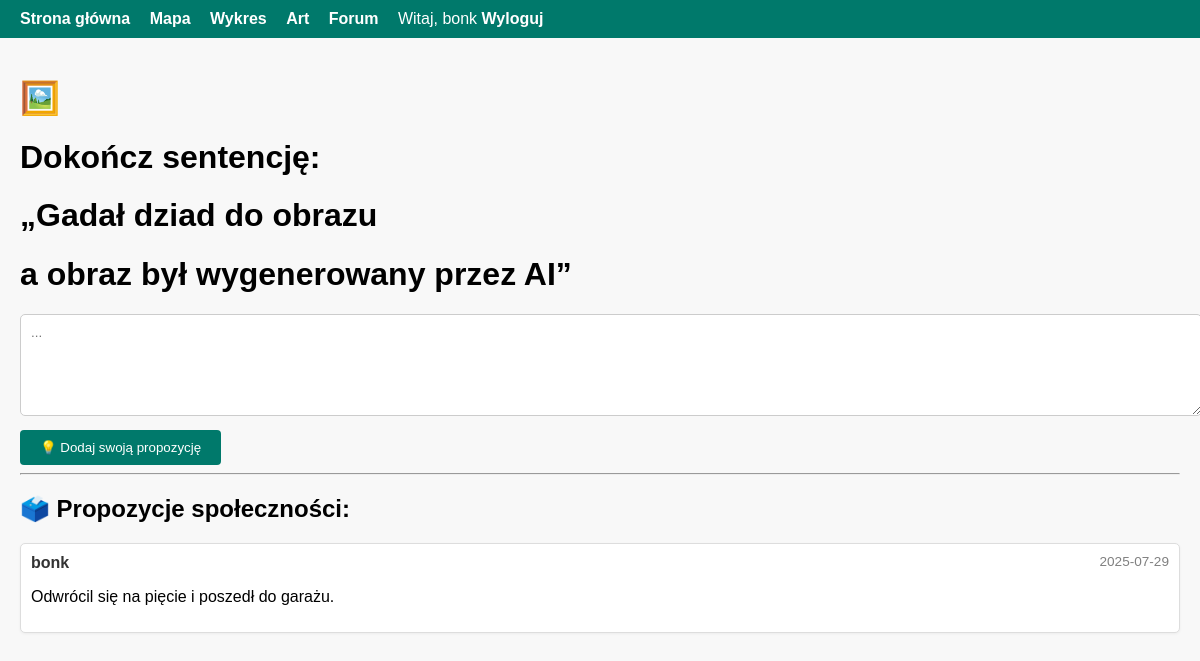
The page /art (signed in) on the database its author committed.
### tables this page shows
CREATE TABLE art_proposals (
            id INTEGER PRIMARY KEY AUTOINCREMENT,
            user TEXT NOT NULL,
            text TEXT NOT NULL,
            created TEXT NOT NULL
        );

### app.py (the view, shortened to what this page needs)
@app.route('/art', methods=['GET', 'POST'])
def art():
    proposals = db.get_all_proposals()
    return render_template('art.html', proposals=proposals)

### utils/db.py (called while the page is built)
def get_all_proposals():
    conn = sqlite3.connect(DB_PATH)
    c = conn.cursor()
    c.execute("SELECT user, text, created FROM art_proposals ORDER BY created DESC")
    results = c.fetchall()
    conn.close()
    return results

### templates/art.html (shortened to what this page needs)
{% extends 'base.html' %}
{% block content %}
<h1>🖼️</h1>
<h1>Dokończ sentencję:</h1>
<h1>„Gadał dziad do obrazu</h1>
<h1>a obraz był wygenerowany przez AI”</h1>
{% if 'user' in session %}
    <form method="POST" style="margin-top: 20px;">
        <textarea name="fragment"
                  maxlength="120"
                  required
                  placeholder="..."></textarea><br>
        <button type="submit">💡 Dodaj swoją propozycję</button>
    </form>
{% else %}
    <p><a href="{{ url_for('login') }}">Zaloguj się</a>, aby dodać propozycję.</p>
{% endif %}
<hr>
<h2>🗳️ Propozycje społeczności:</h2>
{% if proposals %}
    {% for user, text, created in proposals %}
        <div class="proposal">
            <span class="user">{{ user }}</span>
            <span class="date">{{ created[:10] }}</span>
            <p>{{ text }}</p>
        </div>
    {% endfor %}
{% else %}
    <p>Brak propozycji.</p>
{% endif %}
{% endblock %}

### templates/base.html (shortened to what this page needs)
<!DOCTYPE html>
<html lang="pl">
<head>
</head>
<body>
<nav>
    <a href="{{ url_for('index') }}">Strona główna</a>
    <a href="{{ url_for('mapa') }}">Mapa</a>
    <a href="{{ url_for('wykres_menu') }}">Wykres</a>
    <a href="{{ url_for('art') }}">Art</a>
    <a href="{{ url_for('forum') }}">Forum</a>
    {% if 'user' in session %}
        <span style="color: white;">Witaj, {{ session['user'] }}</span>
        <a href="{{ url_for('logout') }}">Wyloguj</a>
    {% else %}
        <a href="{{ url_for('login') }}">Zaloguj</a>
        <a href="{{ url_for('register') }}">Rejestracja</a>
    {% endif %}
</nav>
<div class="container">
    {% block content %}{% endblock %}
</div>
</body>
</html>

### templates/base.html (style rules this page uses)
body { margin: 0; font-family: Arial, sans-serif; background: #f8f8f8; }
nav { background-color: #00796B; padding: 10px 20px; }
nav a { color: white; text-decoration: none; margin-right: 15px; font-weight: bold; }
.container { padding: 20px; }

### templates/art.html (style rules this page uses)
textarea { width: 100%; height: 80px; padding: 10px; margin-bottom: 10px; border-radius: 5px; border: 1px solid #ccc; font-family: inherit; }
button { padding: 10px 20px; background: #00796B; color: white; border: none; border-radius: 4px; cursor: pointer; }
.proposal { background: #fff; padding: 10px; margin-bottom: 12px; border: 1px solid #ddd; border-radius: 5px; box-shadow: 0 1px 3px rgba(0,0,0,0.05); }
.user { font-weight: bold; color: #333; }
.date { font-size: 0.85em; color: gray; float: right; }

### rows shown on the page
art_proposals: user "bonk", created "2025-07-29", text "Odwrócil się na pięcie i poszedł do garażu."
